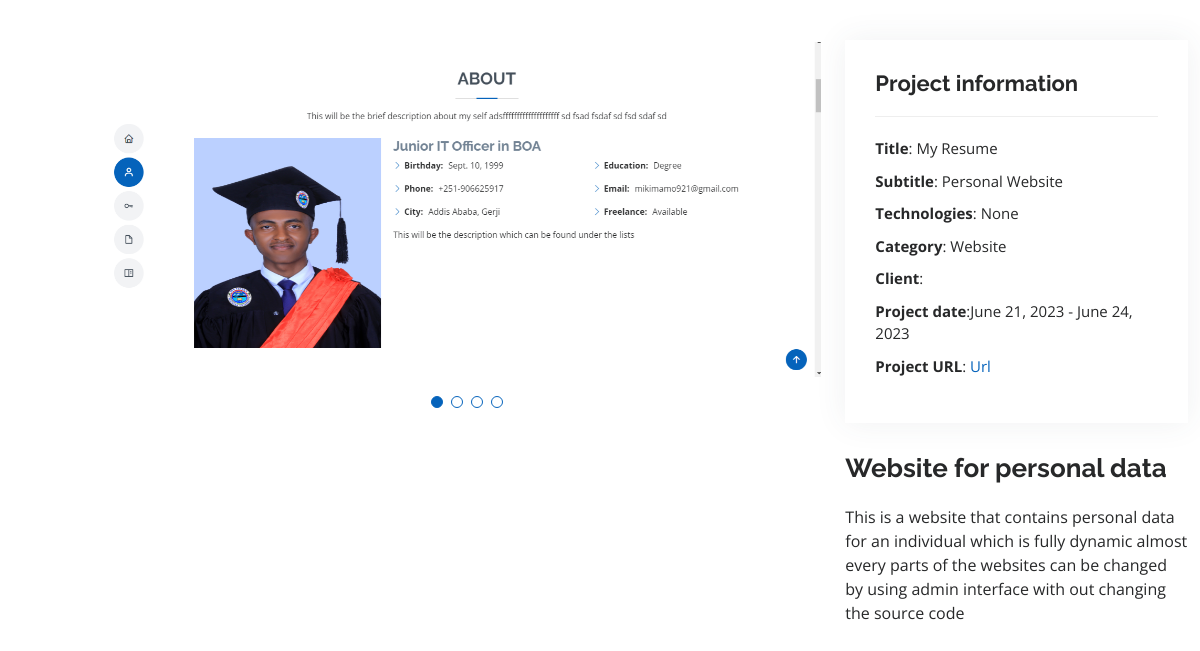
The page /1/portifolioDetails on the database its author committed.
### resume/models.py (models this page shows)
class PortifolioImage(models.Model):
    portifolio = models.ForeignKey('Portifolio', on_delete=models.SET_NULL, null=True)
    image = models.ImageField(upload_to = 'portifolio', null=True, help_text='Sample image for the portifolio')
    description = models.TextField(max_length=1000, null=True, blank=True, help_text='Description abou the portifolio image')
    choice = (
        ('0', 'Hide'),
        ('1', 'Display'),
    )
    status = models.CharField(
        max_length=1,
        choices=choice,
        blank=True,
        null=True,
        default='0',
        help_text='status to tell if the portifolio image is displayed to the user or not',
    )

class Portifolio(models.Model):
    category = models.ForeignKey('PortifolioCategory', on_delete=models.SET_NULL, null=True)
    title = models.CharField(max_length=200, null=True, blank=True, help_text='The title of the portifolio or project')
    subtitle = models.CharField(max_length=200, null=True, blank=True, help_text='The subtitle of the portifolio or project')
    technologies = models.TextField(max_length=20000, null=True, blank=True, help_text='List the technologies used for this project separating with ,')
    startDate = models.DateField(null=True)
    endDate = models.DateField(null=True)
    projectUrl = models.TextField(max_length=200, null=True, blank=True, help_text='The url of the project if it is hosted')
    descriptionTitle = models.CharField(max_length=200, null=True, blank=True, help_text='The title of the description of the portifolio')
    description = models.TextField(max_length=20000, null=True, blank=True, help_text='Short Description about the portifolio')
    image = models.ImageField(upload_to = 'portifolio/Cover', null=True, help_text='The cover page of the portifolio')
    choice = (
        ('1', 'Active'),
        ('0', 'In Active'),
    )
    status = models.CharField(
        max_length=1,
        choices=choice,
        blank=True,
        null=True,
        default='1',
        help_text='Status to show if the skill is active or not',
    )

class PortifolioCategory(models.Model):
    name = models.CharField(max_length=200, null=True, blank=True, help_text='Portifolio category name')
    choice = (
        ('1', 'Active'),
        ('0', 'In Active'),
    )
    status = models.CharField(
        max_length=1,
        choices=choice,
        blank=True,
        null=True,
        default='1',
        help_text='status to show if the portifolio categiry is active and vissible to the website or not',
    )

### resume/views.py (the view)
# urls.py: path("<int:id>/portifolioDetails", views.portifolioDetails, name="portifolioDetails"),
def portifolioDetails(request, id):
    portifolioDetail = Portifolio.objects.get(id=id)
    portifolioImages = PortifolioImage.objects.filter(portifolio=portifolioDetail)
    return render(request, 'portifolioDetails.html', {'portifolioDetail': portifolioDetail, 'portifolioImages': portifolioImages})

### template/portifolioDetails.html (shortened to what this page needs)
<!DOCTYPE html>
<html lang="en">
{%load static%}
<head>
  <link href="{% static 'img/favicon.png'%}" rel="stylesheet">
  <link href="{% static 'img/apple-touch-icon.png'%}" rel="stylesheet">
  <link href="{% static 'vendor/aos/aos.css'%} " rel="stylesheet">
  <link href="{% static 'vendor/bootstrap/css/bootstrap.min.css'%}" rel="stylesheet">
  <link href="{% static 'vendor/bootstrap-icons/bootstrap-icons.css'%}" rel="stylesheet">
  <link href="{% static 'vendor/boxicons/css/boxicons.min.css'%}" rel="stylesheet">
  <link href="{% static 'vendor/glightbox/css/glightbox.min.css'%}" rel="stylesheet">
  <link href="{% static 'vendor/swiper/swiper-bundle.min.css'%}" rel="stylesheet">
  <link href="{% static 'css/style.css'%}" rel="stylesheet">
</head>
<body>
  <main id="main">
    <section id="portfolio-details" class="portfolio-details">
      <div class="container">
        <div class="row gy-4">
          <div class="col-lg-8 col-md-8 col-sm-12">
            <div class="portfolio-details-slider swiper">
              <div class="swiper-wrapper align-items-center">
                {% for image in portifolioImages %}
                <div class="swiper-slide">
                  <img src="{{image.image.url}}">
                </div>
                {%endfor%}
                </div>
              <div class="swiper-pagination"></div>
            </div>
          </div>
          <div class="col-lg-4 col-md-4 col-sm-12">
            <div class="portfolio-info">
              <h3>Project information</h3>
              <ul>
                <li><strong>Title</strong>: {{portifolioDetail.title}}</li>
                <li><strong>Subtitle</strong>: {{portifolioDetail.subtitle}}</li>
                <li><strong>Technologies</strong>: {{portifolioDetail.technologies}}</li>
                <li><strong>Category</strong>: {{portifolioDetail.category.name}}</li>
                <li><strong>Client</strong>: {{portifolioDetail.client}}</li>
                <li><strong>Project date</strong>:{{portifolioDetail.startDate}} -  {{portifolioDetail.endDate}} </li>
                <li><strong>Project URL</strong>: <a href="{{projectUrl}}">Url</a></li>
              </ul>
            </div>
            <div class="portfolio-description">
              <h2>{{portifolioDetail.descriptionTitle}}</h2>
              <p>
                {{portifolioDetail.description}}
              </p>
            </div>
          </div>
        </div>
      </div>
    </section>
  </main>
</body>
</html>

### static/css/style.css (style rules this page uses)
body { font-family: "Open Sans", sans-serif; color: #272829; }
a { color: #0563bb; text-decoration: none; }
h1, h2, h3, h4, h5, h6 { font-family: "Raleway", sans-serif; }
@media (min-width: 992px) { #main { margin-left: 100px; } }
section { padding: 60px 0; overflow: hidden; }
.portfolio-details { padding-top: 40px; }
.portfolio-details .portfolio-details-slider img { width: 100%; }
.portfolio-details .portfolio-details-slider .swiper-pagination { margin-top: 20px; position: relative; }
.portfolio-details .portfolio-info { padding: 30px; box-shadow: 0px 0 30px rgba(69, 80, 91, 0.08); }
.portfolio-details .portfolio-info h3 { font-size: 22px; font-weight: 700; margin-bottom: 20px; padding-bottom: 20px; border-bottom: 1px solid #eee; }
.portfolio-details .portfolio-info ul { list-style: none; padding: 0; font-size: 15px; }
.portfolio-details .portfolio-info ul li+li { margin-top: 10px; }
.portfolio-details .portfolio-description { padding-top: 30px; }
.portfolio-details .portfolio-description h2 { font-size: 26px; font-weight: 700; margin-bottom: 20px; }
.portfolio-details .portfolio-description p { padding: 0; }

### rows shown on the page
PortifolioImage: image (picture)
Portifolio: title "My Resume", subtitle "Personal Website", technologies "None", category.name "Website", startDate "June 21, 2023", endDate "June 24, 2023", descriptionTitle "Website for personal data", description "This is a website that contains personal data for an individual which is fully dynamic almost every parts of the websites can be changed by using admin interface with out changing the source code"
